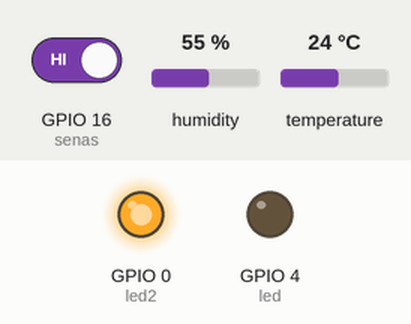
Simulated run of this sketch. Board: ESP8266 (NodeMCU). Shown: output pins drawn as LEDs (lit = HIGH). The test bench sets the inputs (shaded band); at power-on: GPIO 16 (senas) HIGH, humidity 55 %, temperature 24 °C. WiFi joins after 1.5 s; servers stay silent unless stated; network time is answered at once with the bench clock; the local clock reads 2024-03-15 10:24:30 at power-on unless the sketch sets it; random numbers use the default seed unless the sketch sets one; no MQTT or app messages arrive unless stated; what the sketch prints to the serial monitor is not drawn.

Above: at 10.2 s.
10.3 s: GPIO 16 (senas) driven LOW
At 11.2 s:
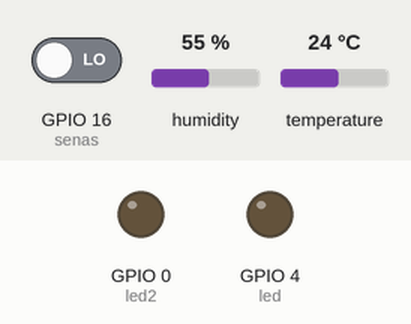
11.8 s: GPIO 16 (senas) driven HIGH
At 12.4 s:
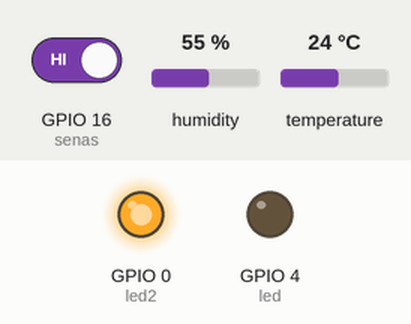
Timing chart, 0 to 14.3 s (numbered marks = the images above; inputs shaded):
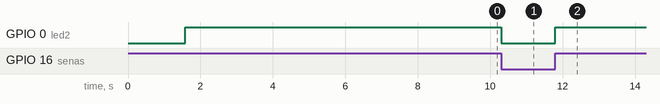

Measured:
- after the input at 10.3 s, GPIO 0 (led2): HIGH → LOW at once
- after the input at 11.8 s, GPIO 0 (led2): LOW → HIGH at once

The sketch:

ESP8266_MQTT_IOT.ino
```cpp
#include <ESP8266WiFi.h>
#include <PubSubClient.h>
#include "ArduinoJson.h"
#include <NTPClient.h>
#include <WiFiUdp.h>
#include "DHT.h"
#define DHTTYPE DHT11
const char *ssid = "Dat";
const char *password = "123456789";
const int DHTPin = 5;
DHT dht(DHTPin, DHTTYPE);
#define senas 16
#define led 4
#define led2 0
#define mqtt_server "broker.mqttdashboard.com" // Thông tin về MQTT Broker
unsigned long lastMsg = 0;
const uint16_t mqtt_port = 1883; //Port TCP của MQTT broker
const int timezone = 7*3600; //timezone vietnam
const int senasout=0;
WiFiClient espClient;
PubSubClient client(espClient);
WiFiUDP ntpUDP;
NTPClient timeClient(ntpUDP, "vn.pool.ntp.org", timezone, 60000);
String weekDays[7]={"Sunday", "Monday", "Tuesday", "Wednesday", "Thursday", "Friday", "Saturday"};
String months[12]={"January", "February", "March", "April", "May", "June", "July", "August", "September", "October", "November", "December"};
void setup() {
  pinMode(led, OUTPUT);
  pinMode(senas, INPUT);
  pinMode(led2, OUTPUT);
  dht.begin();
  Serial.begin(9600);
  setup_wifi();
  client.setServer(mqtt_server, mqtt_port);
  // gọi hàm callback để thực hiện các chức năng publish/subcribe
  client.setCallback(callback);
  // gọi hàm reconnect() để thực hiện kết nối lại với server khi bị mất kết nối
  reconnect();
    timeClient.begin();
}

void setup_wifi() {
  delay(10);
  Serial.println();
  Serial.print("Connecting to ");
  Serial.println(ssid);
  // kết nối đến mạng Wifi
  WiFi.begin(ssid, password);
  // in ra dấu . nếu chưa kết nối được đến mạng Wifi
  while (WiFi.status() != WL_CONNECTED) {
    delay(500);
    Serial.print(".");
  }
  // in ra thông báo đã kết nối và địa chỉ IP của ESP8266
  Serial.println("");
  Serial.println("WiFi connected");
  Serial.println("IP address: ");
  Serial.println(WiFi.localIP());
}
void callback(char* topic, byte* payload, unsigned int length) {
  //in ra tên của topic và nội dung nhận được từ kênh MQTT lens đã publish
  Serial.print("Message arrived [");
  Serial.print(topic);
  Serial.print("] ");
  for (int i = 0; i < length; i++) {
    Serial.print((char)payload[i]);
  }
  // kiểm tra nếu dữ liệu nhận được từ topic ESP8266/LED_GPIO2/status là chuỗi "on"
  // sẽ bậtled GPIO2, nếu là chuỗi "off" sẽ tắt led GPIO2
  if ((char)payload[0] == 'O' && (char)payload[1] == 'N') //on
    digitalWrite(led, HIGH);
  else if ((char)payload[0] == 'O' && (char)payload[1] == 'F' && (char)payload[2] == 'F') //off
    digitalWrite(led, LOW);
  Serial.println();
}
void reconnect() {
  // Loop until we're reconnected
  while (!client.connected()) {
    Serial.print("Attempting MQTT connection...");
    // Create a random client ID
    String clientId = "ESP8266Client-";
    clientId += String(random(0xffff), HEX);
    // Attempt to connect
    if (client.connect(clientId.c_str())) {
      Serial.println("connected");
      client.subscribe("ESP8266/LED/status");
    } else {
      Serial.print("failed, rc=");
      Serial.print(client.state());
      Serial.println(" try again in 5 seconds");
      // Wait 5 seconds before retrying
      delay(500);
    }
  }
}
void loop() {
  // kiểm tra nếu ESP8266 chưa kết nối được thì sẽ thực hiện kết nối lại
  if (!client.connected()) {
    reconnect();
  }
  client.loop();
  if(digitalRead(senas)==0){
    digitalWrite(led2,LOW);
    }
    else{
    digitalWrite(led2,HIGH);
      }
  timeClient.update();
  unsigned long epochTime = timeClient.getEpochTime();
  struct tm *ptm = gmtime ((time_t *)&epochTime);
  int monthDay = ptm->tm_mday;
  int currentMonth = ptm->tm_mon+1;
  String currentMonthName = months[currentMonth-1];
  int currentYear = ptm->tm_year+1900;
  String currentDate = String(currentYear) + "-" + String(currentMonth) + "-" + String(monthDay);
     char jsonStr[60];
     char jsonStr2[60];
     DynamicJsonDocument doc(1024);
     DynamicJsonDocument doc2(1024);
     JsonObject obj=doc.as<JsonObject>();
     JsonObject obj2=doc2.as<JsonObject>();
     float h = dht.readHumidity();
     float t = dht.readTemperature();
     static char temperatureTemp[7];
     static char humidityTemp[7];
     dtostrf(t, 4, 2, temperatureTemp);
     dtostrf(h, 4, 2, humidityTemp);
     doc["D"] = currentDate;
     doc["T"] = timeClient.getFormattedTime();
     doc["Tem"] = t;
     doc["Hum"]=h;
     serializeJson(doc,jsonStr);
     doc2["Tem"] = t;
     doc2["Hum"]=h;
     serializeJson(doc2,jsonStr2);
     unsigned long now = millis();
     if (now - lastMsg > 10000) {
      lastMsg = now;
      client.publish("ESP8266/home/TempHumd", jsonStr);
      Serial.print(jsonStr);
      Serial.println();
      client.publish("Son1239", jsonStr2);
      Serial.print(jsonStr2);
      Serial.println();
  }
}
```
